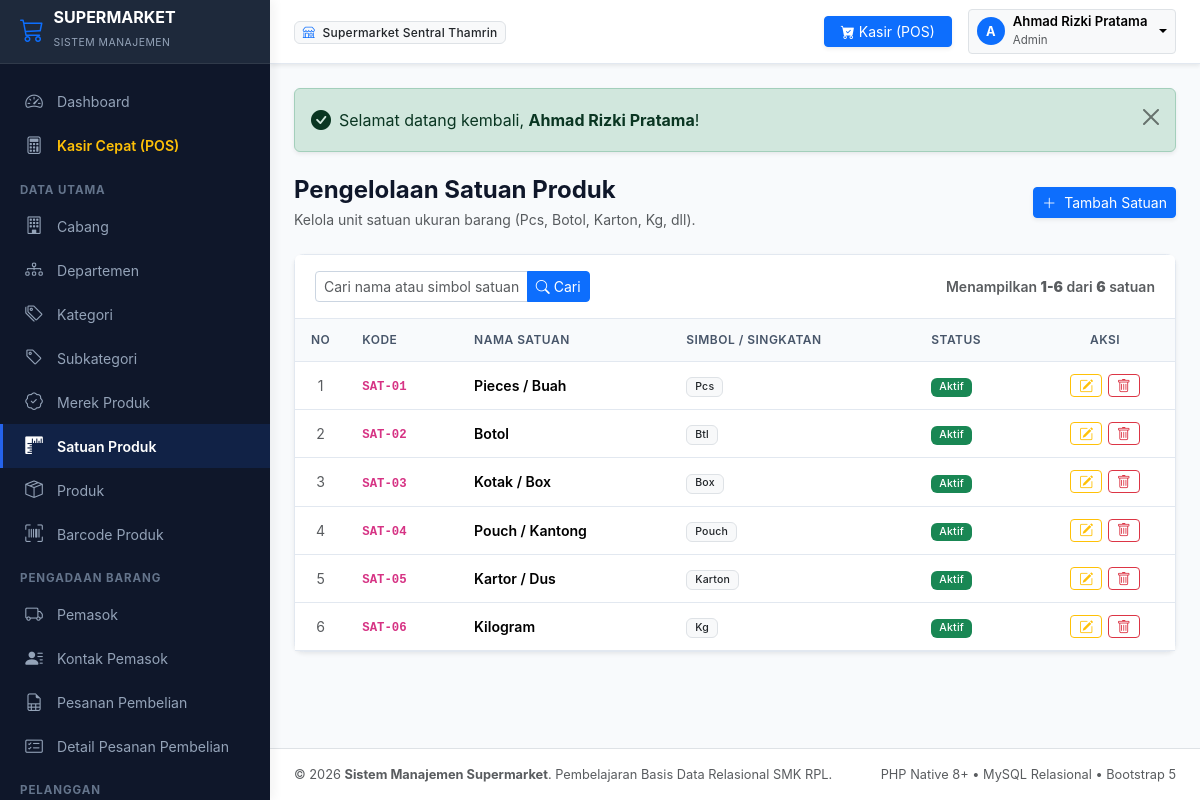
The page /modules/satuan_produk/index.php (signed in) on the database its author committed.
### tables this page shows
CREATE TABLE `satuan_produk` (
    `id_satuan` INT AUTO_INCREMENT PRIMARY KEY,
    `kode_satuan` VARCHAR(20) NOT NULL UNIQUE,
    `nama_satuan` VARCHAR(50) NOT NULL,
    `simbol` VARCHAR(10) NOT NULL,
    `status` ENUM('aktif', 'nonaktif') NOT NULL DEFAULT 'aktif'
);

### modules/satuan_produk/index.php (the view, shortened to what this page needs)
<?php
require_once __DIR__ . '/../../includes/header.php';
$cari = trim($_GET['cari'] ?? '');
$halaman_aktif = (int)($_GET['halaman'] ?? 1);
$limit = 10;
$sqlCount = "SELECT COUNT(*) FROM satuan_produk WHERE 1=1";
$params = [];
$stmt = $pdo->prepare($sqlCount);
$stmt->execute($params);
$total_data = (int)$stmt->fetchColumn();
$paginasi = hitung_pagination($total_data, $limit, $halaman_aktif);
$sqlData = "SELECT * FROM satuan_produk WHERE 1=1";
$sqlData .= " ORDER BY id_satuan ASC LIMIT {$paginasi['limit']} OFFSET {$paginasi['offset']}";
$stmt = $pdo->prepare($sqlData);
$stmt->execute($params);
$daftar_satuan = $stmt->fetchAll();
?>
<div class="d-flex flex-column flex-md-row justify-content-between align-items-md-center gap-3 mb-4">
    <div>
        <h4 class="fw-bold mb-1">Pengelolaan Satuan Produk</h4>
        <p class="text-muted small mb-0">Kelola unit satuan ukuran barang (Pcs, Botol, Karton, Kg, dll).</p>
    </div>
    <div>
        <a href="<?= base_url('modules/satuan_produk/tambah.php') ?>" class="btn btn-primary btn-sm shadow-sm">
            <i class="bi bi-plus-lg me-1"></i> Tambah Satuan
        </a>
    </div>
</div>
<div class="card shadow-sm">
    <div class="card-header bg-white py-3">
        <form method="GET" action="" class="row g-2 align-items-center">
            <div class="col-sm-6 col-md-4">
                <div class="input-group input-group-sm">
                    <input type="text" name="cari" class="form-control" placeholder="Cari nama atau simbol satuan..." value="<?= escape($cari) ?>">
                    <button class="btn btn-primary" type="submit"><i class="bi bi-search"></i> Cari</button>
                </div>
            </div>
            <div class="col-sm-6 col-md-8 text-sm-end text-muted small">
                Menampilkan <strong><?= $paginasi['dari'] ?>-<?= $paginasi['sampai'] ?></strong> dari <strong><?= $paginasi['total_data'] ?></strong> satuan
            </div>
        </form>
    </div>
    <div class="table-responsive">
        <table class="table table-hover align-middle">
            <thead>
                <tr>
                    <th style="width: 50px;" class="text-center">No</th>
                    <th>Kode</th>
                    <th>Nama Satuan</th>
                    <th>Simbol / Singkatan</th>
                    <th>Status</th>
                    <th class="text-center" style="width: 140px;">Aksi</th>
                </tr>
            </thead>
            <tbody>
                <?php if (empty($daftar_satuan)): ?>
                    <tr>
                        <td colspan="6" class="text-center py-4 text-muted">
                            <i class="bi bi-inbox fs-3 d-block mb-1"></i> Data satuan produk tidak ditemukan.
                        </td>
                    </tr>
                <?php else: ?>
                    <?php $no = $paginasi['dari']; foreach ($daftar_satuan as $row): ?>
                        <tr>
                            <td class="text-center text-muted"><?= $no++ ?></td>
                            <td class="fw-semibold"><code><?= escape($row['kode_satuan']) ?></code></td>
                            <td class="fw-semibold"><?= escape($row['nama_satuan']) ?></td>
                            <td><span class="badge bg-light text-dark border px-2"><?= escape($row['simbol']) ?></span></td>
                            <td><?= badge_status($row['status']) ?></td>
                            <td class="text-center">
                                <div class="btn-action-group">
                                    <a href="<?= base_url('modules/satuan_produk/edit.php?id=' . $row['id_satuan']) ?>" class="btn btn-outline-warning btn-sm py-0 px-2" title="Ubah Data">
                                        <i class="bi bi-pencil-square"></i>
                                    </a>
                                    <button type="button" class="btn btn-outline-danger btn-sm py-0 px-2" data-bs-toggle="modal" data-bs-target="#modalKonfirmasiHapus" data-url="<?= base_url('modules/satuan_produk/hapus.php?id=' . $row['id_satuan']) ?>" data-nama="<?= escape($row['nama_satuan']) ?>" title="Hapus Satuan">
                                        <i class="bi bi-trash"></i>
                                    </button>
                                </div>
                            </td>
                        </tr>
                    <?php endforeach; ?>
                <?php endif; ?>
            </tbody>
        </table>
    </div>
</div>
<?php require_once __DIR__ . '/../../includes/footer.php'; ?>

### includes/fungsi.php (shortened to what this page needs)
<?php
function base_url($path = '') {
    $scriptName = str_replace('\\', '/', $_SERVER['SCRIPT_NAME'] ?? '');
    $parts = explode('/', trim($scriptName, '/'));
    $rootFolder = $parts[0] ?? '';
    $protocol = (!empty($_SERVER['HTTPS']) && $_SERVER['HTTPS'] !== 'off') ? 'https' : 'http';
    $host = $_SERVER['HTTP_HOST'] ?? 'localhost';
    $base = $protocol . '://' . $host . '/' . $rootFolder;
    if ($path !== '') {
        return rtrim($base, '/') . '/' . ltrim($path, '/');
    }
    return rtrim($base, '/');
}
function escape($string) {
    return htmlspecialchars((string)$string, ENT_QUOTES, 'UTF-8');
}
function badge_status($status) {
    $status_str = strtolower(trim((string)$status));
    $badge_class = 'bg-secondary';
    $label = ucfirst($status);
    switch ($status_str) {
        case 'aktif':
        case 'lunas':
        case 'diterima':
        case 'berhasil':
        case 'utama':
        case 'ya':
            $badge_class = 'bg-success';
            $label = ($status_str === 'ya') ? 'Ya' : ucfirst($status_str);
            break;
    }
    return "<span class=\"badge {$badge_class} px-2 py-1\">" . escape($label) . "</span>";
}
function flash_display() {
    if (isset($_SESSION['flash'])) {
        $tipe = $_SESSION['flash']['tipe'];
        $pesan = $_SESSION['flash']['pesan'];
        $icon = match($tipe) {
            'success' => 'bi-check-circle-fill',
            'danger' => 'bi-exclamation-triangle-fill',
            'warning' => 'bi-exclamation-circle-fill',
            default => 'bi-info-circle-fill'
        };
        echo "
        <div class=\"alert alert-{$tipe} alert-dismissible fade show d-flex align-items-center mb-4 shadow-sm\" role=\"alert\">
            <i class=\"bi {$icon} me-2 fs-5\"></i>
            <div class=\"flex-grow-1\">{$pesan}</div>
            <button type=\"button\" class=\"btn-close\" data-bs-dismiss=\"alert\" aria-label=\"Close\"></button>
        </div>";
    }
}
function hitung_pagination($total_data, $limit = 10, $halaman_aktif = 1) {
    $total_data = max(0, (int)$total_data);
    $limit = max(1, (int)$limit);
    $total_halaman = max(1, (int)ceil($total_data / $limit));
    $halaman_aktif = max(1, min((int)$halaman_aktif, $total_halaman));
    $offset = ($halaman_aktif - 1) * $limit;
    $dari = $total_data > 0 ? $offset + 1 : 0;
    $sampai = min($offset + $limit, $total_data);
    return [
        'total_data' => $total_data,
        'limit' => $limit,
        'halaman_aktif' => $halaman_aktif,
        'total_halaman' => $total_halaman,
        'offset' => $offset,
        'dari' => $dari,
        'sampai' => $sampai
    ];
}

### assets/css/style.css (style rules this page uses)
:root { --primary-color: #2563eb; --primary-hover: #1d4ed8; --secondary-color: #475569; --sidebar-bg: #0f172a; --sidebar-header: #1e293b; --sidebar-color: #94a3b8; --sidebar-hover: #ffffff; --sidebar-active-bg: #2563eb; --body-bg: #f8fafc; --card-bg: #ffffff; --border-color: #e2e8f0; --text-primary: #0f172a; --text-secondary: #64748b; --sidebar-width: 270px; --header-height: 64px; }
body { font-family: -apple-system, BlinkMacSystemFont, "Segoe UI", Roboto, "Helvetica Neue", Arial, sans-serif; background-color: var(--body-bg); color: var(--text-primary); min-height: 100vh; overflow-x: hidden; }
.card { border: 1px solid var(--border-color); border-radius: 0.6rem; box-shadow: 0 1px 3px rgba(0, 0, 0, 0.04); background-color: #ffffff; }
.card-header { background-color: #ffffff; border-bottom: 1px solid var(--border-color); padding: 1rem 1.25rem; font-weight: 600; }
.table { margin-bottom: 0; font-size: 0.88rem; vertical-align: middle; }
.table thead th { background-color: #f8fafc; color: #475569; font-weight: 600; text-transform: uppercase; font-size: 0.75rem; letter-spacing: 0.04em; border-bottom: 1px solid var(--border-color); white-space: nowrap; padding: 0.75rem 1rem; }
.table tbody td { padding: 0.75rem 1rem; border-bottom: 1px solid var(--border-color); }
.badge { font-weight: 500; letter-spacing: 0.02em; }
.form-control, .form-select { border-color: #cbd5e1; font-size: 0.9rem; border-radius: 0.45rem; padding: 0.55rem 0.75rem; }
.btn-action-group { display: inline-flex; gap: 0.35rem; }

### rows shown on the page
satuan_produk: kode_satuan "SAT-01", nama_satuan "Pieces / Buah", simbol "Pcs", status "Aktif"
satuan_produk: kode_satuan "SAT-02", nama_satuan "Botol", simbol "Btl", status "Aktif"
satuan_produk: kode_satuan "SAT-03", nama_satuan "Kotak / Box", simbol "Box", status "Aktif"
satuan_produk: kode_satuan "SAT-04", nama_satuan "Pouch / Kantong", simbol "Pouch", status "Aktif"
satuan_produk: kode_satuan "SAT-05", nama_satuan "Kartor / Dus", simbol "Karton", status "Aktif"
satuan_produk: kode_satuan "SAT-06", nama_satuan "Kilogram", simbol "Kg", status "Aktif"

### other values the page prints
$user_aktif['nama_cabang'] "Supermarket Sentral Thamrin"
substr($user_aktif['nama_karyawan'], 0, 1) "A"
$user_aktif['nama_karyawan'] "Ahmad Rizki Pratama"
$user_aktif['peran'] "Admin"
$pesan "Selamat datang kembali, Ahmad Rizki Pratama !"
$paginasi['dari'] "1"
$paginasi['sampai'] "6"
$paginasi['total_data'] "6"
